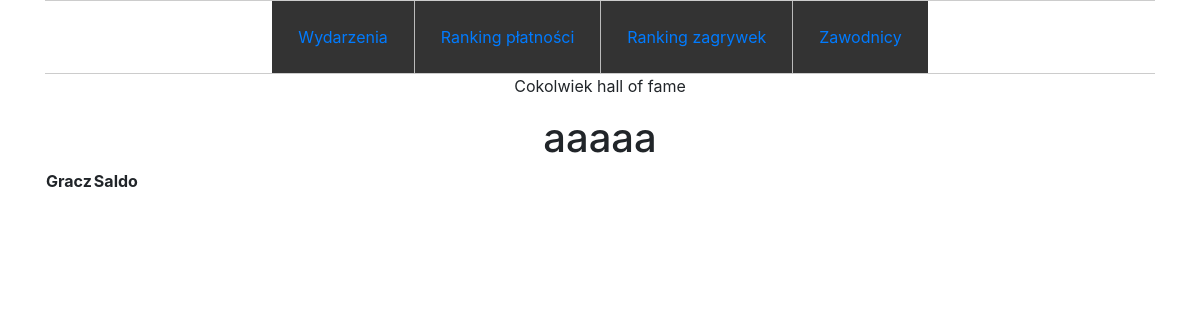
The app's page /hall-of-fame/, older data.
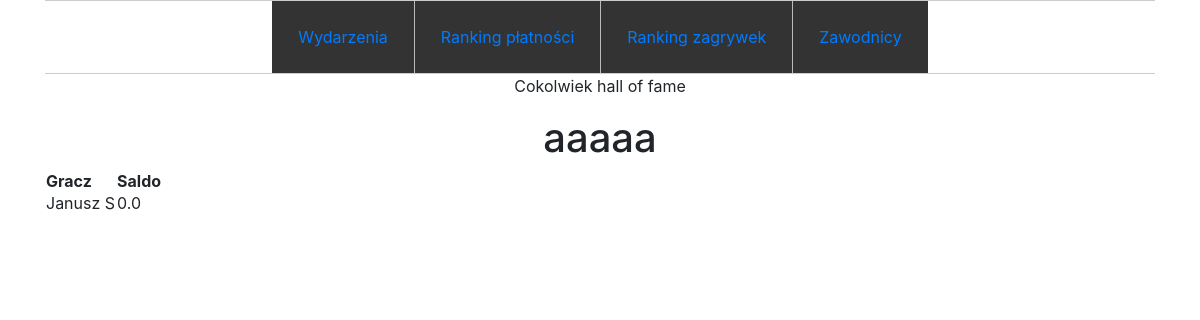
The same page, newer data.
### zapisy/models.py (models this page shows, shortened)
class Player(models.Model):
    name = models.CharField(max_length=64)
    multisport_number = models.CharField(max_length=8, null=True, blank=True)
    excess = models.FloatField(default=0)

### zapisy/views.py (the view)
# urls.py: path('hall-of-fame/', views.HallOfFameView.as_view(), name='hof'),
class HallOfFameView(ListView):
    model = Player
    template_name = "zapisy/hof.html"
    def get_context_data(self,**kwargs):
        context = super().get_context_data(**kwargs)
        player_objects = Player.objects.all()
        players = []
        for player in player_objects:
            entries = Entry.objects.filter(player=player).filter(paid=False)
            balance_ms = entries.filter(multisport=False).aggregate(n=Sum('event__price'))['n'] or 0
            balance_nms = entries.filter(multisport=True).aggregate(n=Sum('event__price_multisport'))['n'] or 0
            entries = Entry.objects.filter(player=player).filter(serves_paid=False)
            balance_serv = entries.aggregate(n=Sum('serves'))['n'] or 0
            balance = player.excess - balance_ms - balance_nms - balance_serv*2
            players.append((player.name, balance))
        players.sort(key = lambda x: x[1])
        context['players'] = players
        return context

### templates/zapisy/hof.html
{% extends "zapisy/base.html" %}
  {% block content %}
  {% load filters %}
    <p>Cokolwiek hall of fame</p>
    <h1>aaaaa</h1>
    <table>
      <thead>
        <th>Gracz</th>
        <th>Saldo</th>
      </thead>
      {% for pl in players %}
        <tr>
          {% for td in pl %}
            <td>{{td}}</td>
          {% endfor %}
        </tr>
      {% endfor %}
    </table>
  {% endblock %}

Row changes from the older to the newer data that the page shows:
added Player: pl "Janusz S"
Text that changed along with them:
new list line: "0.0"
